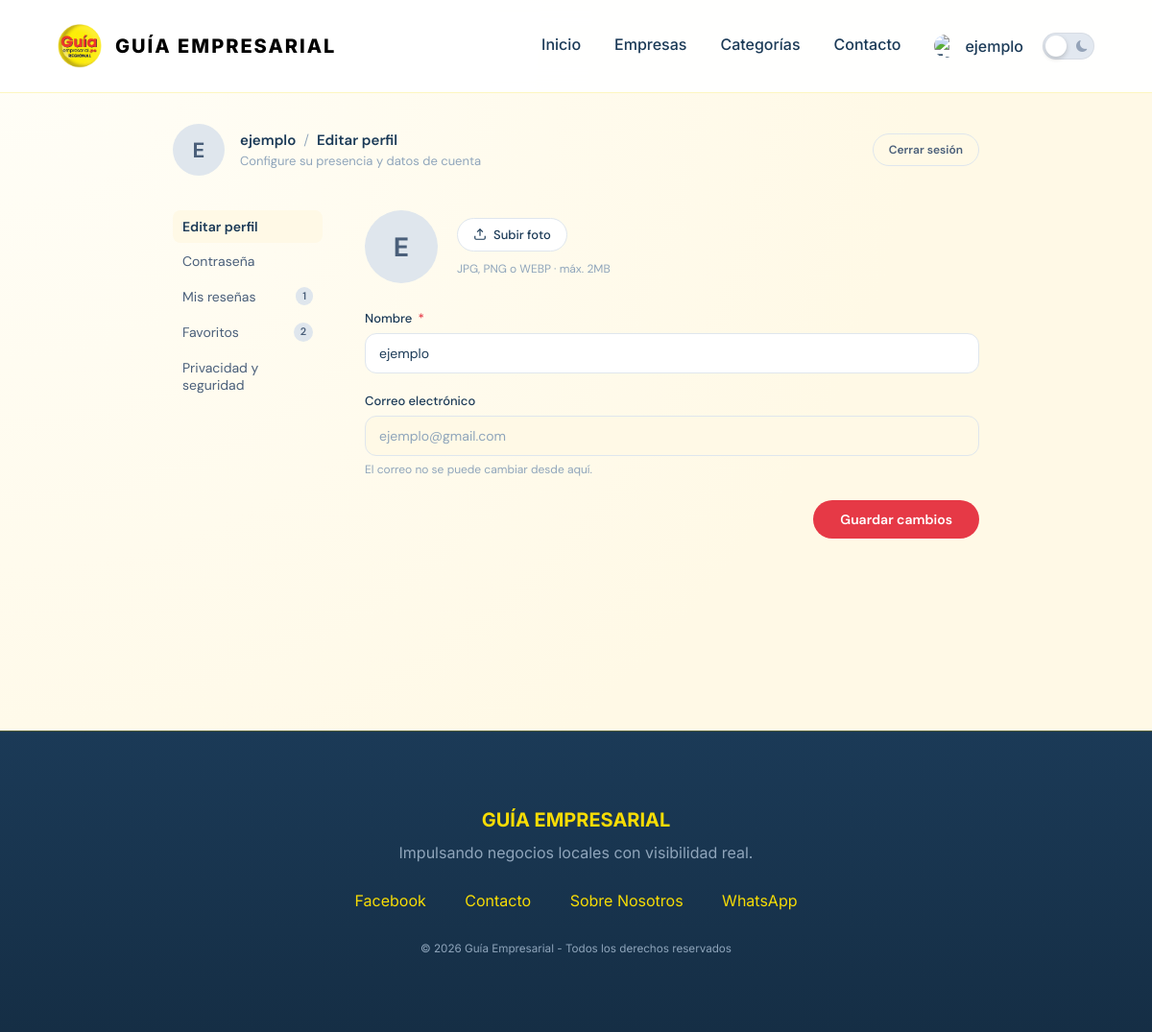
Screenshot of /mi_cuenta.php (signed in) with the database file from the repository.
### tables this page shows
CREATE TABLE `usuarios_publicos` (
  `id` int(11) NOT NULL,
  `nombre` varchar(100) NOT NULL,
  `email` varchar(255) NOT NULL,
  `password_hash` varchar(255) NOT NULL,
  `foto_perfil` varchar(255) DEFAULT NULL,
  `fecha_registro` timestamp NOT NULL DEFAULT current_timestamp(),
  `codigo_verificacion` varchar(6) DEFAULT NULL,
  `codigo_expira` int(11) DEFAULT NULL,
  `verificado` tinyint(1) DEFAULT 0,
  `visibilidad_resenas` enum('publico','anonimo') DEFAULT 'publico'
);

### mi_cuenta.php (the view, shortened to what this page needs)
<?php
include 'db.php';
$id_u = intval($_SESSION['usuario_publico_id']);
$stmt_u = $conexion->prepare("SELECT * FROM usuarios_publicos WHERE id = ?");
$stmt_u->bind_param("i", $id_u);
$stmt_u->execute();
$u = $stmt_u->get_result()->fetch_assoc();
$stmt_res = $conexion->prepare(
  "SELECT r.*, e.nombre AS empresa_nombre
     FROM resenas r
     JOIN empresas e ON r.id_empresa = e.id_empresa
     WHERE r.id_usuario_publico = ?
     ORDER BY r.fecha DESC"
);
$stmt_res->bind_param("i", $id_u);
$stmt_res->execute();
$resenas_q = $stmt_res->get_result();
$mis_resenas = [];
if ($resenas_q) {
  while ($r = $resenas_q->fetch_assoc()) {
    $mis_resenas[] = $r;
  }
}
$stmt_favs_q = $conexion->prepare(
  "SELECT e.*, c.nombre AS categoria,
          GROUP_CONCAT(g.foto ORDER BY g.orden ASC, g.id_foto ASC SEPARATOR ',') as fotos_galeria
   FROM favoritos f
   JOIN empresas e ON f.id_empresa = e.id_empresa
   JOIN categorias c ON e.id_categoria = c.id_categoria
   LEFT JOIN empresa_galeria g ON e.id_empresa = g.id_empresa
   WHERE f.id_usuario_publico = ?
   GROUP BY e.id_empresa
   ORDER BY f.fecha_agregado DESC"
);
$stmt_favs_q->bind_param("i", $id_u);
$stmt_favs_q->execute();
$res_favs = $stmt_favs_q->get_result();
$mis_favoritos = [];
while ($f = $res_favs->fetch_assoc()) {
  $mis_favoritos[] = $f;
}
?>
<?php
include 'includes/header.php';
?>
<link rel="stylesheet" href="assets/css/mi_cuenta.css">
<div class="mc-page">
  <header class="mc-header">
    <div class="mc-header-avatar">
      <?php if (!empty($u['foto_perfil'])): ?>
        <img src="assets/img/avatars/<?= htmlspecialchars($u['foto_perfil']) ?>" alt="Avatar">
      <?php else: ?>
        <span><?= mb_strtoupper(mb_substr($u['nombre'], 0, 1)) ?></span>
      <?php endif; ?>
    </div>
    <div class="mc-header-text">
      <div class="mc-header-title">
        <?= htmlspecialchars($u['nombre']) ?>
        <span class="mc-sep">/</span>
        <span class="mc-section-label" id="mc-header-section">Editar perfil</span>
      </div>
      <div class="mc-header-sub" id="mc-header-sub">Configure su presencia y datos de cuenta</div>
    </div>
    <a href="logout_usuario.php" class="mc-logout">Cerrar sesión</a>
  </header>
  <div class="mc-layout">
    <aside class="mc-sidebar">
      <nav>
        <a class="mc-nav-link active" onclick="mcSwitch('perfil')" id="mcnav-perfil">Editar perfil</a>
        <a class="mc-nav-link" onclick="mcSwitch('password')" id="mcnav-password">Contraseña</a>
        <a class="mc-nav-link" onclick="mcSwitch('resenas')" id="mcnav-resenas">
          Mis reseñas
          <span class="mc-badge" id="badge-resenas"><?= count($mis_resenas) ?></span>
        </a>
        <a class="mc-nav-link" onclick="mcSwitch('favoritos')" id="mcnav-favoritos">
          Favoritos
          <span class="mc-badge" id="badge-favoritos"><?= count($mis_favoritos) ?></span>
        </a>
        <a class="mc-nav-link" onclick="mcSwitch('privacidad')" id="mcnav-privacidad">Privacidad y seguridad</a>
      </nav>
    </aside>
    <main class="mc-content">
      <div class="mc-panel active" id="mc-panel-perfil">
        <div class="mc-avatar-row">
          <div class="mc-avatar-preview" id="mc-avatar-preview">
            <?php if (!empty($u['foto_perfil'])): ?>
              <img src="assets/img/avatars/<?= htmlspecialchars($u['foto_perfil']) ?>" alt="Avatar">
            <?php else: ?>
              <span><?= mb_strtoupper(mb_substr($u['nombre'], 0, 1)) ?></span>
            <?php endif; ?>
          </div>
          <div class="mc-avatar-actions">
            <form method="POST" enctype="multipart/form-data" id="form-foto">
              <label class="mc-btn-upload" for="foto_input">
                <svg width="14" height="14" viewBox="0 0 24 24" fill="none" stroke="currentColor" stroke-width="2">
                  <path d="M21 15v4a2 2 0 0 1-2 2H5a2 2 0 0 1-2-2v-4" />
                  <polyline points="17 8 12 3 7 8" />
                  <line x1="12" y1="3" x2="12" y2="15" />
                </svg>
                Subir foto
              </label>
            </form>
            <span class="mc-upload-hint">JPG, PNG o WEBP · máx. 2MB</span>
          </div>
        </div>
        <form method="POST" class="mc-form">
          <div class="mc-field">
            <label>Nombre <span class="mc-req">*</span></label>
            <input type="text" name="nombre" value="<?= htmlspecialchars($u['nombre']) ?>" required maxlength="100">
          </div>
          <div class="mc-field">
            <label>Correo electrónico</label>
            <input type="text" value="<?= htmlspecialchars($u['email']) ?>" disabled class="mc-disabled">
            <span class="mc-hint">El correo no se puede cambiar desde aquí.</span>
          </div>
          <div class="mc-form-footer">
            <button type="submit" class="mc-btn-primary">Guardar cambios</button>
          </div>
        </form>
      </div>
    </main>
  </div>
</div>
<?php include 'includes/footer.php'; ?>

### assets/css/style.css (style rules this page uses)
:root { --amarillo: #F7DC05; --rojo: #E63946; --azul: #1B3A57; --azul-oscuro: #152e45; --blanco: #ffffff; --primario: #10b981; --primario-hover: #059669; --ink: #1f2937; --ink-muted: #6b7280; --sky: #f0f9ff; --emerald: #10b981; --glass-bg: rgba(255, 255, 255, 0.7); --glass-border: rgba(255, 255, 255, 0.3); --shadow-sm: 0 1px 2px 0 rgb(0 0 0 / 0.05); --shadow-md: 0 4px 6px -1px rgb(0 0 0 / 0.1), 0 2px 4px -2px rgb(0 0 0 / 0.1); --shadow-lg: 0 10px 15px -3px rgb(0 0 0 / 0.1), 0 4px 6px -4px rgb(0 0 0 / 0.1); --shadow-xl: 0 20px 25px -5px rgb(0 0 0 / 0.1), 0 8px 10px -6px rgb(0 0 0 / 0.1); --radius-sm: 8px; --radius: 12px; --radius-lg: 20px; --radius-full: 9999px; --grad-main: linear-gradient(135deg, var(--amarillo), var(--rojo)); --grad-premium: linear-gradient(145deg, #f8fafc, #f1f5f9); }
html { height: 100%; }
body { margin: 0; padding: 0; font-family: sans-serif; background: linear-gradient(#141e30, #243b55); }
*, *::before, *::after { margin: 0; padding: 0; box-sizing: border-box; }
html { scroll-behavior: smooth; overflow-x: hidden; }
body { font-family: 'Inter', sans-serif; background: radial-gradient(circle at top left, #fffef8, #fff9e6 60%); color: var(--azul); min-height: 100vh; display: flex; flex-direction: column; overflow-x: hidden; }
main { flex: 1; }
body { opacity: 1; transition: opacity 0.3s ease-out, transform 0.3s ease-out; }

### rows the page displays
usuarios_publicos: nombre "E", nombre "ejemplo", email "ejemplo@gmail.com"

### other values shown
$_SESSION['usuario_publico_nombre'] "ejemplo"
count($mis_resenas) "1"
count($mis_favoritos) "2"
